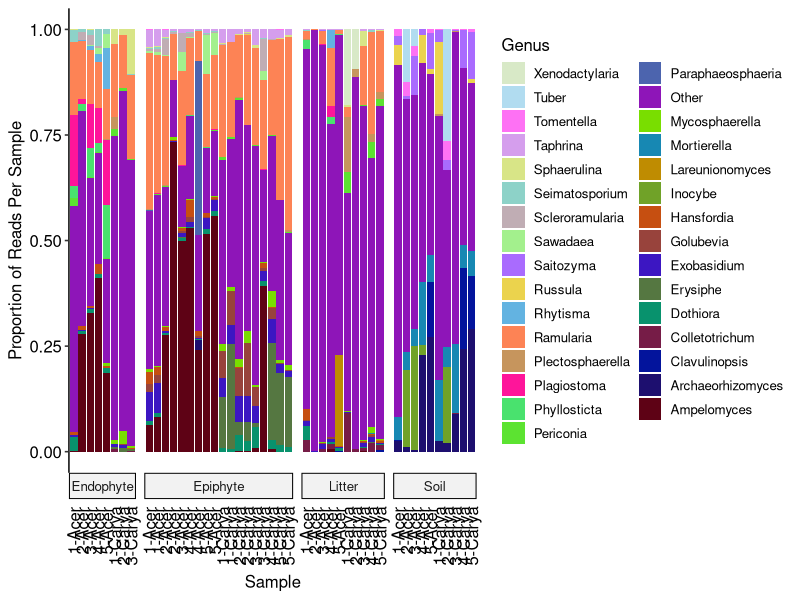
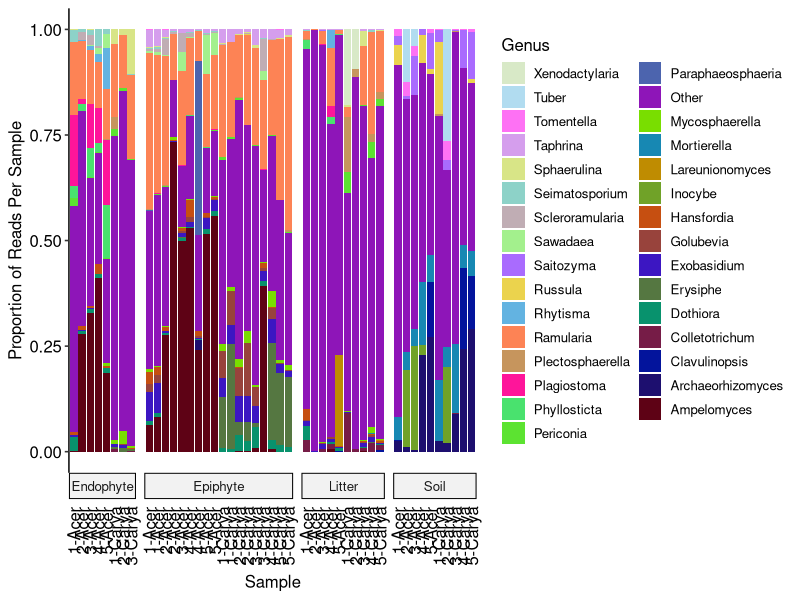

Recreate these plots in R, in order. (Note: this script raises an error after producing the figures.)
library(ggplot2)
library(ggpubr)
library(dplyr)
library(tidyr)

setwd("C:/Users/julia/OneDrive - Michigan State University/Documents/MSU/Undergrad/Fall 2018/PLP 847/miseq_dat/Leaf_litter_communities")
wts_wo_negs <- c(rep(18,18), rep(10,10), rep(8, 8), rep(10, 10)) # Vector for weighting abundance by number of samples per substrate
map_wo_negs <- as.matrix(read.csv("./Data/DEM_map_wo_negs.csv", stringsAsFactors = F))
rare_otu <- as.matrix(read.csv("./Data/Rare_otu_table.csv"))
colnames(map_wo_negs) <- map_wo_negs["SampleID",]
colnames(rare_otu) <- map_wo_negs["SampleID",]
# taxa_table <- read.delim("./Data/consensus_taxonomy_constax.txt") # Load CONSTAX classifications
taxa_table <- read.delim("./Data/constax_taxonomy.txt") # Load CONSTAX classifications
rownames(taxa_table) <- taxa_table$OTU_ID # Rename rows with the OTU_ID

prop_otu_dat <- rare_otu # Assign the table to new df to maintain shape

for (i in 1:dim(rare_otu)[2]){ # for each column
  prop_otu_dat[,i] <- rare_otu[,i]/(sum(rare_otu[,i])*wts_wo_negs[i]) # Calculate proportions and scale by # of samples per substrate
}
prop_otu_dat <- as.data.frame(prop_otu_dat) # Convert matrix to df
prop_otu_dat$OTU_name <- rownames(rare_otu) # Same rownames as OTU table
taxa_tab_trim <- taxa_table[rownames(rare_otu),] # Reorder taxa table by otu table order
prop_otu_dat <- cbind(prop_otu_dat, taxa_tab_trim) # Combine dataframes
colnames(prop_otu_dat)
prop_otu_long <- prop_otu_dat %>% # Pivot by sample name to make long
  pivot_longer(cols=starts_with("2"), names_to="Sample")

# prop_otu_long # check df
genus_tab <- prop_otu_long %>% group_by(Genus) %>% summarize(wt_read_count = sum(value)) # Create df grouped by genus
genus_tab <- arrange(genus_tab, desc(wt_read_count)) # Reorder based on abundance
genus_top <- genus_tab %>% top_n(30) # Take top 30 genera, using weighted abundance/read count
if ("" %in% genus_top$Genus){ # If unnamed is in the top 30, drop it
  genus_top <- genus_tab %>% top_n(31)
  genus_top <- genus_top[genus_top$Genus != "",]
}
# genus_top # check table
colnames(prop_otu_long)
prop_long_gen_filt <- prop_otu_long %>% # take proportions for samples in top 30 genera
  dplyr::select(Genus, Sample, value) %>%
  filter(Genus %in% genus_top$Genus)
# prop_long_gen_filt # Check prop table

other_tab <- prop_otu_long %>% # Table for the sum of the other genera
  filter(!(Genus %in% genus_top$Genus)) %>%
  group_by(Sample) %>%
  summarize(value = sum(value))

other_tab$Genus <- rep("Other", dim(other_tab)[1]) # Set name to other

prop_long_gen_filt <- rbind(prop_long_gen_filt, other_tab) # Add "Other" table to proportion table
subs <- vector(length = dim(prop_long_gen_filt)[1])
sites <- subs
hosts <- subs
short <- subs
for (i in 1:dim(prop_long_gen_filt)[1]){
  subs[i] <- map_wo_negs["Substrate", prop_long_gen_filt$Sample[i]]
  sites[i] <- map_wo_negs["Site", prop_long_gen_filt$Sample[i]]
  hosts[i] <- map_wo_negs["Plant_species", prop_long_gen_filt$Sample[i]]
  short[i] <- map_wo_negs["Short_name", prop_long_gen_filt$Sample[i]]
}
prop_long_gen_filt <- prop_long_gen_filt %>%
  mutate(Substrate = subs,
         Site = sites,
         Host = hosts,
         Name = paste(Site,
                      unlist(strsplit(Host, " "))[c(T, F)],
                      sep = "-")) %>%
  arrange(Substrate, Host, Site)

lookup <- tibble(Sample = unique(prop_long_gen_filt$Sample)) %>%
  mutate(ind = row_number())
lookup
prop_long_gen_filt <- prop_long_gen_filt %>%
  inner_join(., lookup)

palette_CB9 <- c('#5e0215', '#1d0f6f', '#03149c', '#761c47', '#08926d', '#557741', # Custom color pallete for 31 samples
                 '#3c16c2', '#98433c', '#c64f11', '#70a228', '#bf8c01', '#1788b3',
                 '#79de00', '#8e15b8', '#4c64ae', '#5ce331', '#49e26e', '#fe159a',
                 '#c6955d', '#fd8355', '#63b3e1', '#ebd34d', '#a96bfe', '#a3f08d',
                 '#c0adb4', '#8dd2c8', '#d8e587', '#d59eed', '#fe71f4', '#b1dcf0',
                 '#d8e9c7')
colnames(prop_long_gen_filt)
facet_labs <- c(Epi = "Epiphyte", Endo = "Endophyte", Lit = "Litter", Soil = "Soil") # Change facet labels
prop_long_gen_filt
genus_barplot <- ggplot(prop_long_gen_filt, # Ggplot barplot of proportions
                        aes(x = reorder(Sample, ind), y = value, fill = Genus)) +
  geom_bar(position = position_fill(reverse=TRUE), stat="identity") + # Stacked bars
  scale_x_discrete(#limits = prop_long_gen_filt$Sample,
                   breaks = prop_long_gen_filt$Sample, # Replace sample names with shortened sample descriptions
                   labels = prop_long_gen_filt$Name) +
  facet_grid(~Substrate,
            switch = "x",
            scales = "free_x",
            space = "free_x",
            labeller = labeller(Substrate=facet_labs)) +
  theme_pubr() +
  scale_fill_manual(values= palette_CB9) + # Use palette
  
  ylim(0,1) +
  labs(y = "Proportion of Reads Per Sample", fill = "Genus", x = "Sample") + # Change variable labels
  theme(legend.position = "right", # Legend, ticks, and text adjustments
        axis.line.x.bottom = element_blank(),
        axis.ticks.x = element_blank(),
        axis.text.x = element_text(angle=90, vjust=0.5, hjust=1)) +
  guides(fill = guide_legend(reverse = TRUE)) # Reverse legend to match

genus_barplot # Show plot

ggsave("./Figures/top30_genera_gg_constax.png", genus_barplot, width=14, height = 8, units="in") # Save plot


# Differential taxa by host
out_tab <- data.frame(Genus = sort(unique(prop_long_gen_filt$Genus)))
for (host in c("Acer rubrum", "Carya ovata")){
  for (substrate in c("Endo", "Epi", "Lit", "Soil")){
    col_name <- paste(tolower(strsplit(host, " ")[[1]][c(T,F)]),
                      "_",
                      tolower(substrate),
                      sep = "")
    sum_sub <- prop_long_gen_filt %>%
      filter(Substrate == substrate,
             Host == host)%>%
      .[,"value"] %>%
      sum()
    
    prop_long_gen_filt %>%
      filter(Substrate == substrate,
             Host == host) %>%
      group_by(Genus) %>%
      summarize(gen_sum = sum(value)/ sum_sub *100) %>%
      as.data.frame() -> temp_df
    cbind(out_tab, temp_df[2]) %>%
    rename(!!col_name := "gen_sum") -> out_tab
    print(col_name)
  }
}
out_tab %>%
  write.csv("./Tables/genera_by_host_substrate_top30.csv")
### All genera
prop_long_gen_all <- prop_otu_long %>% # take proportions for samples in top 30 genera
  dplyr::select(Genus, Sample, value) # %>%

# prop_long_gen_filt <- rbind(prop_long_gen_filt, other_tab) # Add "Other" table to proportion table
subs <- vector(length = dim(prop_long_gen_all)[1])
sites <- subs
hosts <- subs
short <- subs
for (i in 1:dim(prop_long_gen_all)[1]){
  subs[i] <- map_wo_negs["Substrate", prop_long_gen_all$Sample[i]]
  sites[i] <- map_wo_negs["Site", prop_long_gen_all$Sample[i]]
  hosts[i] <- map_wo_negs["Plant_species", prop_long_gen_all$Sample[i]]
  short[i] <- map_wo_negs["Short_name", prop_long_gen_all$Sample[i]]
}
prop_long_gen_all <- prop_long_gen_all %>%
  mutate(Substrate = subs,
         Site = sites,
         Host = hosts,
         Name = paste(Site,
                      unlist(strsplit(Host, " "))[c(T, F)],
                      sep = "-")) %>%
  arrange(Substrate, Host, Site)

lookup <- tibble(Sample = unique(prop_long_gen_all$Sample)) %>%
  mutate(ind = row_number())
lookup
prop_long_gen_all <- prop_long_gen_all %>%
  inner_join(., lookup)

out_tab <- data.frame(Genus = sort(unique(prop_long_gen_all$Genus)))
for (host in c("Acer rubrum", "Carya ovata")){
  for (substrate in c("Endo", "Epi", "Lit", "Soil")){
    col_name <- paste(tolower(strsplit(host, " ")[[1]][c(T,F)]),
                      "_",
                      tolower(substrate),
                      sep = "")
    sum_sub <- prop_long_gen_all %>%
      filter(Substrate == substrate,
             Host == host)%>%
      .[,"value"] %>%
      sum()
    
    prop_long_gen_all %>%
      filter(Substrate == substrate,
             Host == host) %>%
      group_by(Genus) %>%
      summarize(gen_sum = sum(value)/ sum_sub *100) %>%
      as.data.frame() -> temp_df
    cbind(out_tab, temp_df[2]) %>%
      rename(!!col_name := "gen_sum") -> out_tab
    print(col_name)
  }
}
levels(out_tab$Genus)[levels(out_tab$Genus) == ""] <- "Not assigned"

out_tab %>%
  write.csv("./Tables/genera_by_host_substrate_all.csv")

# Proportion of OTUs found by U'Ren et al. 2012
sum_sub <- prop_long_gen_all %>%
  filter(Substrate == "Endo",
         Host == "Acer rubrum")%>%
  .[,"value"] %>%
  sum()

prop_long_gen_all %>%
  filter(Substrate == "Endo",
         Host == "Acer rubrum",
         Genus %in% c("Phyllosticta", "Ramularia",
                      "Colletotrichum", "Plagiostoma",
                      "Pestalotiopsis")) %>%
  group_by(Genus) %>%
  summarize(gen_sum = sum(value)/ sum_sub *100) %>%
  summarize(sum(gen_sum))
